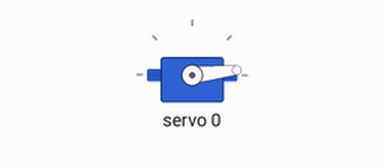
This sketch was run on a simulated Arduino Uno, built with avr-gcc and run on an emulated ATmega328P. Parts: servo.

Above: at 0.05 s.
At 4.0 s:
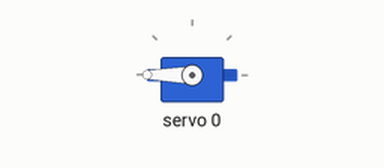
Timing chart, 0 to 5.2 s (numbered marks = the images above):
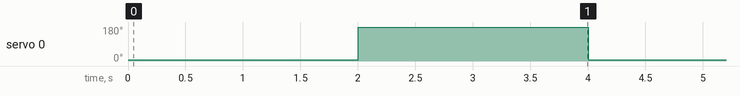

The sketch:

Simple-Servo-Motor_PCA9685.ino
```cpp
#include <Wire.h>
#include <Adafruit_PWMServoDriver.h>

// Initialize the PCA9685 using the default address (0x40).
Adafruit_PWMServoDriver pwm = Adafruit_PWMServoDriver();

// Servo pulse constants for 1ms and 2ms in terms of the 0-4095 scale
#define SERVOMIN  150 // This value corresponds to a 1ms pulse length
#define SERVOMAX  600 // This value corresponds to a 2ms pulse length

void setup() {
  // put your setup code here, to run once:
  pwm.begin();
  pwm.setPWMFreq(60);  // Analog servos run at ~60 Hz updates
}

void setPostion(int Angle, int ServoNum) {
    // Map the angle to a pulse length
    int pulseWidth = map(Angle, 0, 180, SERVOMIN, SERVOMAX);
    // Command the servo to go to the angle
    pwm.setPWM(ServoNum, 0, pulseWidth);
}

void loop() {
  // put your main code here, to run repeatedly:
  setPostion(0, 0);
  delay(2000);
  setPostion(180, 0);
  delay(2000);
}
```

Measured:
- by itself, servo 0: alternates 180° for 2.0 s and 6° for 2.0 s
